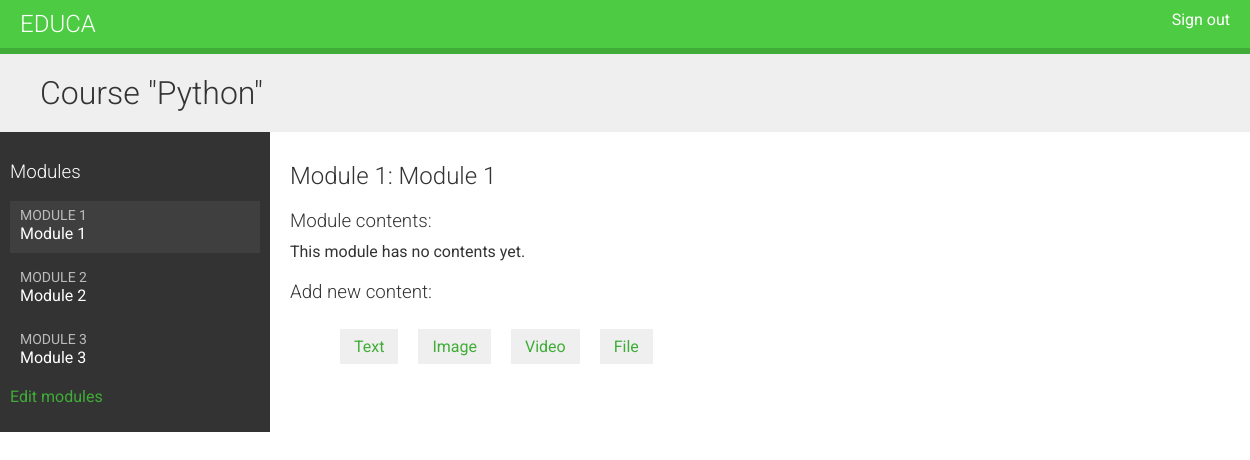
The page /course/module/6/ (signed in) on the database as committed earlier.
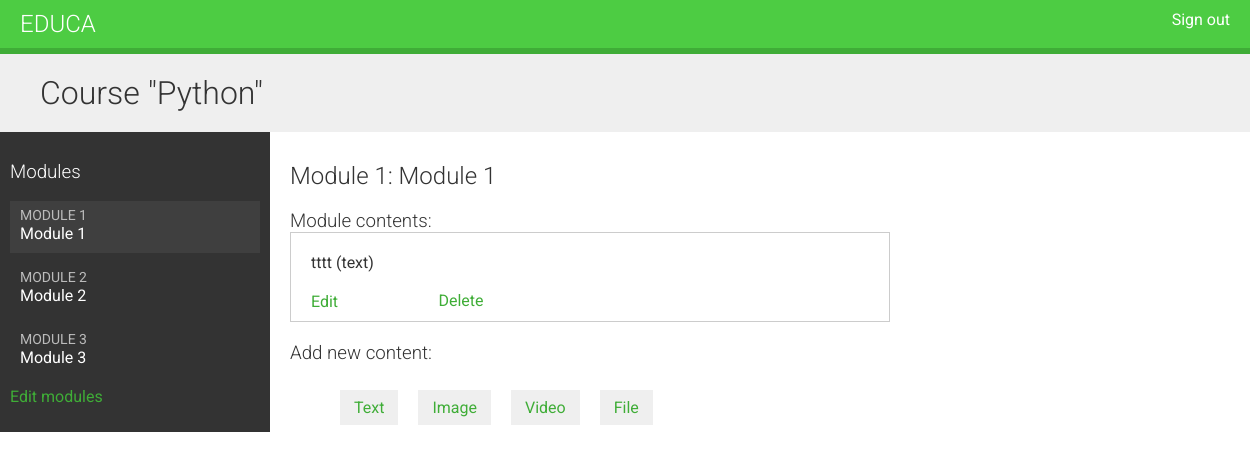
The same page on the database as committed later.
### courses/models.py (models this page shows, shortened)
class Module(models.Model):
    course = models.ForeignKey(Course,
                               related_name='modules',
                               on_delete=models.CASCADE)
    title = models.CharField(max_length=200)
    description = models.TextField(blank=True)
    order = OrderField(blank=True, for_fields=['course'])
    class Meta:
        ordering = ['order']

class Content(models.Model):
    module = models.ForeignKey(Module,
                               related_name='contents',
                               on_delete=models.CASCADE)
    content_type = models.ForeignKey(ContentType,
                                     on_delete=models.CASCADE,
                                     limit_choices_to={'model__in': (
                                         'text',
                                         'video',
                                         'image',
                                         'file')})
    object_id = models.PositiveIntegerField()
    item = GenericForeignKey('content_type', 'object_id')
    order = OrderField(blank=True, for_fields=['module'])
    class Meta:
        ordering = ['order']

class ItemBase(models.Model):
    owner = models.ForeignKey(User,
                              related_name='%(class)s_related',
                              on_delete=models.CASCADE)
    title = models.CharField(max_length=250)
    created = models.DateTimeField(auto_now_add=True)
    updated = models.DateTimeField(auto_now=True)
    class Meta:
        abstract = True
    def __str__(self):
        return self.title

class Text(ItemBase):
    content = models.TextField()

### courses/views.py (the view)
class ModuleContentListView(TemplateResponseMixin, View):
    template_name = 'courses/manage/module/content_list.html'
    def get(self, request, module_id):
        module = get_object_or_404(Module,
                                   id=module_id,
                                   course__owner=request.user)
        return self.render_to_response({'module': module})

### courses/templatetags/course.py (called while the page is built)
@register.filter
def model_name(obj):
    try:
        return obj._meta.model_name
    except AttributeError:
        return None

### courses/templates/courses/manage/module/content_list.html (shortened to what this page needs)
{% extends "base.html" %}
{% load course %}
{% block content %}
    {% with course=module.course %}
        <h1>Course "{{ course.title }}"</h1>
        <div class="contents">
            <h3>Modules</h3>
            <ul id="modules">
                {% for m in course.modules.all %}
                    <li data-id="{{ m.id }}" {% if m == module %} class="selected"{% endif %}>
                        <a href="{% url "module_content_list" m.id %}">
                            <span>
                                Module <span class="order">{{ m.order|add:1 }}</span>
                            </span>
                            <br>
                            {{ m.title }}
                        </a>
                    </li>
                {% empty %}
                    <li>No modules yet.</li>
                {% endfor %}
            </ul>
            <p><a href="{% url "course_module_update" course.id %}">
                Edit modules</a></p>
        </div>
        <div class="module">
            <h2>Module {{ module.order|add:1 }}: {{ module.title }}</h2>
            <h3>Module contents:</h3>
            <div id="module-contents">
                {% for content in module.contents.all %}
                    <div data-id="{{ content.id }}">
                        {% with item=content.item %}
                            <p>{{ item }} ({{ item|model_name }})</p>
                            <a href="{% url "module_content_update" module.id item|model_name item.id %}">
                                Edit
                            </a>
                            <form action="{% url "module_content_delete" content.id %}" method="post">
                                <input type="submit" value="Delete">
                            </form>
                        {% endwith %}
                    </div>
                {% empty %}
                    <p>This module has no contents yet.</p>
                {% endfor %}
            </div>
            <h3>Add new content:</h3>
            <ul class="content-types">
                <li><a href="{% url "module_content_create" module.id "text" %}">
                    Text</a></li>
                <li><a href="{% url "module_content_create" module.id "image" %}">
                    Image</a></li>
                <li><a href="{% url "module_content_create" module.id "video" %}">
                    Video</a></li>
                <li><a href="{% url "module_content_create" module.id "file" %}">
                    File</a></li>
            </ul>
        </div>
    {% endwith %}
{% endblock %}

Rows that differ between the two databases and show on the page:
added Content: item "tttt", item|model_name "text"
Other text that changed with them:
text no longer shown: "This module has no contents yet."
